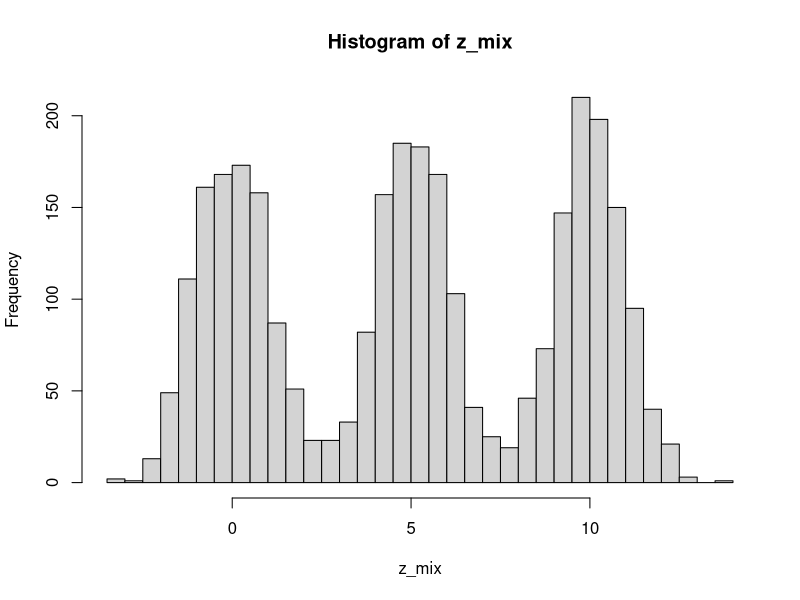

The R source for this figure:
## ---- chunk 1
knitr::opts_chunk$set(echo = TRUE)
## ---- chunk 2
set.seed(525)

n <- 1000
z1 <- rnorm(n, mean = 0, sd = 1)
z2 <- rnorm(n, mean = 10, sd = 1)
z3 <- rnorm(n, mean = 5, sd = 1)

z_mix <- c(z1, z2, z3)
## ---- chunk 3
hist(z_mix, breaks = 60)
